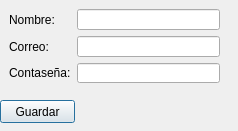
<?xml version="1.0" encoding="UTF-8"?>
<ui version="4.0">
 <class>Ejemplo</class>
 <widget class="QDialog" name="Ejemplo">
  <property name="geometry">
   <rect>
    <x>0</x>
    <y>0</y>
    <width>238</width>
    <height>131</height>
   </rect>
  </property>
  <property name="windowTitle">
   <string>Ejemplo</string>
  </property>
  <widget class="QWidget" name="formLayoutWidget">
   <property name="geometry">
    <rect>
     <x>9</x>
     <y>9</y>
     <width>211</width>
     <height>74</height>
    </rect>
   </property>
   <layout class="QGridLayout" name="gridLayout_2">
    <item row="0" column="0">
     <widget class="QLabel" name="nombreL">
      <property name="text">
       <string>Nombre:</string>
      </property>
     </widget>
    </item>
    <item row="0" column="1">
     <widget class="QLineEdit" name="nombreLE"/>
    </item>
    <item row="1" column="0">
     <widget class="QLabel" name="correoL">
      <property name="text">
       <string>Correo:</string>
      </property>
     </widget>
    </item>
    <item row="1" column="1">
     <widget class="QLineEdit" name="correoLE"/>
    </item>
    <item row="2" column="0">
     <widget class="QLabel" name="contraL">
      <property name="text">
       <string>Contaseña:</string>
      </property>
     </widget>
    </item>
    <item row="2" column="1">
     <widget class="QLineEdit" name="contraLE"/>
    </item>
   </layout>
  </widget>
  <widget class="QPushButton" name="guardarB">
   <property name="geometry">
    <rect>
     <x>0</x>
     <y>100</y>
     <width>75</width>
     <height>23</height>
    </rect>
   </property>
   <property name="text">
    <string>Guardar</string>
   </property>
  </widget>
 </widget>
 <resources/>
 <connections/>
</ui>
